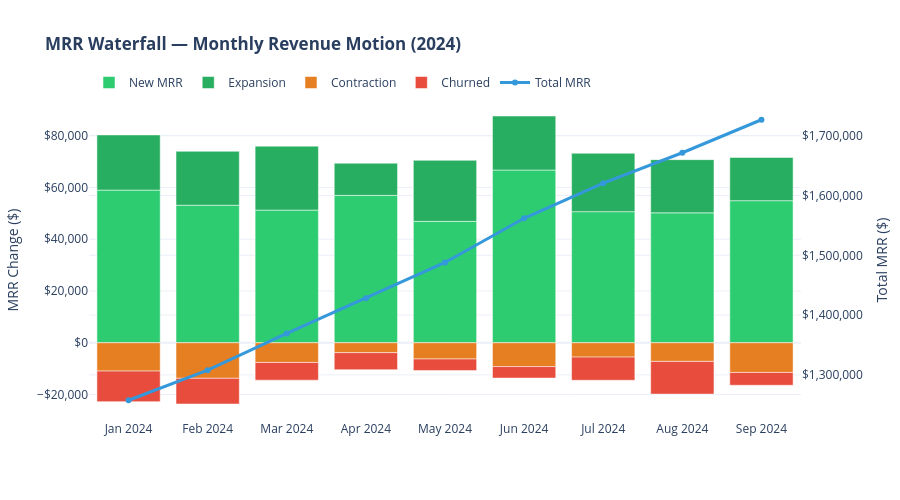

Notebook source saved alongside this figure:
### Markdown cell above
## 1. MRR Waterfall

The MRR waterfall is the most important revenue chart for a SaaS company.
It forces the question: **how** did MRR change, not just by how much.

The four components tell very different stories:
- **New MRR**: acquisition engine is working
- **Expansion MRR**: existing customers are growing (best signal of product-market fit)
- **Contraction MRR**: customers are shrinking (feature gaps, low engagement)
- **Churned MRR**: customers are leaving (serious concern)

A healthy Series B SaaS should see Expansion > Churn and net new MRR growing 5-8% MoM.

### Code cell
# Simulate MRR waterfall data (in production: use fct_mrr dbt model)
np.random.seed(42)
months = pd.date_range('2024-01', '2024-09', freq='MS')

base_mrr = 1_200_000
waterfall_data = []
cumulative_mrr = base_mrr

for i, month in enumerate(months):
    new_mrr        = np.random.normal(55_000, 8_000)
    expansion_mrr  = np.random.normal(22_000, 5_000)
    contraction_mrr = -abs(np.random.normal(9_000, 3_000))
    churned_mrr    = -abs(np.random.normal(8_000, 2_500))
    net_new = new_mrr + expansion_mrr + contraction_mrr + churned_mrr
    cumulative_mrr += net_new

    waterfall_data.append({
        'month': month.strftime('%b %Y'),
        'new_mrr': round(new_mrr),
        'expansion_mrr': round(expansion_mrr),
        'contraction_mrr': round(contraction_mrr),
        'churned_mrr': round(churned_mrr),
        'net_new_mrr': round(net_new),
        'total_mrr': round(cumulative_mrr),
    })

wf = pd.DataFrame(waterfall_data)

# Waterfall chart
fig = go.Figure()

fig.add_trace(go.Bar(name='New MRR', x=wf['month'], y=wf['new_mrr'],
                     marker_color='#2ECC71'))
fig.add_trace(go.Bar(name='Expansion', x=wf['month'], y=wf['expansion_mrr'],
                     marker_color='#27AE60'))
fig.add_trace(go.Bar(name='Contraction', x=wf['month'], y=wf['contraction_mrr'],
                     marker_color='#E67E22'))
fig.add_trace(go.Bar(name='Churned', x=wf['month'], y=wf['churned_mrr'],
                     marker_color='#E74C3C'))
fig.add_trace(go.Scatter(name='Total MRR', x=wf['month'], y=wf['total_mrr'],
                          mode='lines+markers', yaxis='y2',
                          line=dict(color='#3498DB', width=3)))

fig.update_layout(
    title='<b>MRR Waterfall — Monthly Revenue Motion (2024)</b>',
    barmode='relative',
    template='plotly_white',
    height=500,
    yaxis=dict(title='MRR Change ($)', tickformat='$,.0f'),
    yaxis2=dict(title='Total MRR ($)', overlaying='y', side='right', tickformat='$,.0f'),
    legend=dict(orientation='h', y=1.1)
)
fig.show()

latest = wf.iloc[-1]
print(f"\nLatest month ({latest['month']}):")
print(f"  New MRR:        ${latest['new_mrr']:>10,.0f}")
print(f"  Expansion MRR:  ${latest['expansion_mrr']:>10,.0f}")
print(f"  Contraction:    ${latest['contraction_mrr']:>10,.0f}")
print(f"  Churned MRR:    ${latest['churned_mrr']:>10,.0f}")
print(f"  Net New MRR:    ${latest['net_new_mrr']:>10,.0f}")
print(f"  Total MRR:      ${latest['total_mrr']:>10,.0f}")

### Figure 1 — Plotly figure (JSON) as saved in the notebook; plotly's stock layout.template omitted (floating-point values rounded to 4 significant figures)
{"data": [{"marker": {"color": "#2ECC71"}, "name": "New MRR", "type": "bar", "x": ["Jan 2024", "Feb 2024", "Mar 2024", "Apr 2024", "May 2024", "Jun 2024", "Jul 2024", "Aug 2024", "Sep 2024"], "y": [58974, 53127, 51244, 56936, 46897, 66725, 50645, 50195, 54892]}, {"marker": {"color": "#27AE60"}, "name": "Expansion", "type": "bar", "x": ["Jan 2024", "Feb 2024", "Mar 2024", "Apr 2024", "May 2024", "Jun 2024", "Jul 2024", "Aug 2024", "Sep 2024"], "y": [21309, 20829, 24713, 12434, 23571, 20871, 22555, 20542, 16711]}, {"marker": {"color": "#E67E22"}, "name": "Contraction", "type": "bar", "x": ["Jan 2024", "Feb 2024", "Mar 2024", "Apr 2024", "May 2024", "Jun 2024", "Jul 2024", "Aug 2024", "Sep 2024"], "y": [-10943, -13738, -7610, -3825, -6276, -9203, -5547, -7195, -11468]}, {"marker": {"color": "#E74C3C"}, "name": "Churned", "type": "bar", "x": ["Jan 2024", "Feb 2024", "Mar 2024", "Apr 2024", "May 2024", "Jun 2024", "Jul 2024", "Aug 2024", "Sep 2024"], "y": [-11808, -9919, -6836, -6594, -4469, -4438, -8939, -12631, -4948]}, {"line": {"color": "#3498DB", "width": 3}, "mode": "lines+markers", "name": "Total MRR", "type": "scatter", "x": ["Jan 2024", "Feb 2024", "Mar 2024", "Apr 2024", "May 2024", "Jun 2024", "Jul 2024", "Aug 2024", "Sep 2024"], "y": [1257532, 1307832, 1369343, 1428293, 1488016, 1561972, 1620685, 1671596, 1726784], "yaxis": "y2"}], "layout": {"barmode": "relative", "height": 500, "legend": {"orientation": "h", "y": 1.1}, "title": {"text": "<b>MRR Waterfall — Monthly Revenue Motion (2024)</b>"}, "yaxis": {"tickformat": "$,.0f", "title": {"text": "MRR Change ($)"}}, "yaxis2": {"overlaying": "y", "side": "right", "tickformat": "$,.0f", "title": {"text": "Total MRR ($)"}}}}
